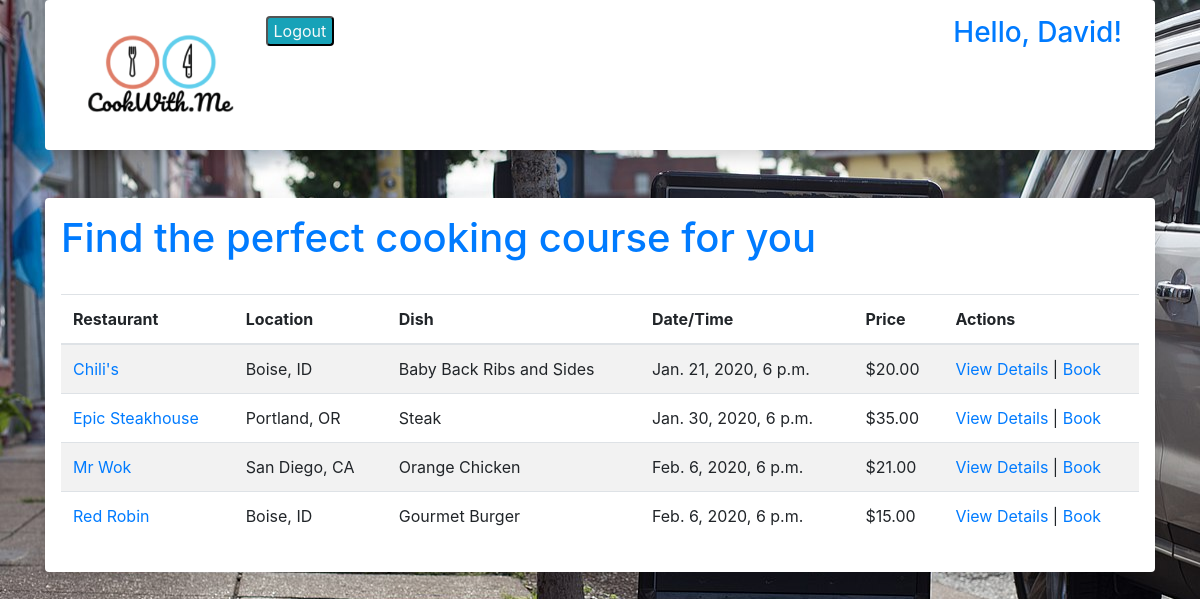
The app's page /bookings (signed in) with its own data.
### cook_with_me_app/models.py (models this page shows)
class User(models.Model):
    restaurant_manager = models.BooleanField(default=False)
    first_name = models.CharField(max_length=55)
    last_name = models.CharField(max_length=55)
    email = models.CharField(max_length=155)
    password = models.CharField(max_length=155)
    created_at = models.DateTimeField(auto_now_add=True)
    updated_at = models.DateTimeField(auto_now=True)
    objects = UserManager()

class Course(models.Model):
    users = models.ManyToManyField(User, related_name="courses", default=None)
    restaurant = models.ForeignKey(Restaurant, related_name="courses", on_delete= models.CASCADE)
    dish = models.CharField(max_length=55)
    category = models.CharField(max_length=155)
    description = models.TextField()
    price = models.DecimalField(max_digits=6, decimal_places=2)
    time_slot = models.DateTimeField()
    available_slots = models.IntegerField()
    created_at = models.DateTimeField(auto_now_add=True)
    updated_at = models.DateTimeField(auto_now=True)

class Restaurant(models.Model):
    name = models.CharField(max_length=155)
    city = models.CharField(max_length=55)
    state = models.CharField(max_length=55)
    street = models.CharField(max_length=155)
    description = models.TextField()
    created_at = models.DateTimeField(auto_now_add=True)
    updated_at = models.DateTimeField(auto_now=True)
    objects = RestaurantManager()

### cook_with_me_app/views.py (the view)
# urls.py: path('bookings', views.bookings),
def bookings(request):
    context = {
        "all_courses": Course.objects.all(),
        "user": User.objects.get(id=request.session['userid'])
    }
    return render(request, "bookings.html", context)

### cook_with_me_app/templates/bookings.html (shortened to what this page needs)
<!DOCTYPE html>
<html lang="en">
<head>
    <link rel="stylesheet" href="https://stackpath.bootstrapcdn.com/bootstrap/4.4.1/css/bootstrap.min.css">
    {% load static %}
</head>
<body>
    <div class="container">
        <div class="shadow p-3 mb-5 bg-white rounded">
            <div class="leftside">
                <a href="/"><img src="{% static '/images/logo.png' %}"width="200" class="d-inline-block align-top" alt="cook with me logo"></a>
                <a href="/logout"><input type="button" value="Logout" class="text-light bg-info rounded"></a>
            </div>
            <div class="rightside">
                <h3 class="text-primary">Hello, {{user.first_name}}!</h3>
            </div>
        </div>
        <div class="shadow p-3 mb-5 bg-white rounded">
            <h1 class="text-primary">Find the perfect cooking course for you</h1>
            <br>
            <table class="table table-striped">
                <thead class="thread-dark">
                    <tr>
                        <th scope="col">Restaurant</th>
                        <th scope="col">Location</th>
                        <th scope="col">Dish</th>
                        <th scope="col">Date/Time</th>
                        <th scope="col">Price</th>
                        <th scope="col">Actions</th>
                    </tr>
                </thead>
                <tbody>
                    {% for course in all_courses %}
                    <tr scope="row">
                        <td><a href="/restaurant/{{course.id}}" name="course_id">{{course.restaurant.name}}</a></td>
                        <td>{{course.restaurant.city}}, {{course.restaurant.state}}</td>
                        <td>{{course.dish}}</td>
                        <td>{{course.time_slot}}</td>
                        <td>${{course.price}}</td>
                        <td><a href="" name="">View Details</a> | <a href="" name="">Book</a></td>
                    </tr>
                    {% endfor %}
                </tbody>
            </table>
        </div>
    </div>
</body>
</html>

### records on screen
User: first_name "David"
Course: restaurant.name "Chili's", restaurant.city "Boise", restaurant.state "ID", dish "Baby Back Ribs and Sides", time_slot "Jan. 21, 2020, 6 p.m.", price "20.00"
Course: restaurant.name "Epic Steakhouse", restaurant.city "Portland", restaurant.state "OR", dish "Steak", time_slot "Jan. 30, 2020, 6 p.m.", price "35.00"
Course: restaurant.name "Mr Wok", restaurant.city "San Diego", restaurant.state "CA", dish "Orange Chicken", time_slot "Feb. 6, 2020, 6 p.m.", price "21.00"
Course: restaurant.name "Red Robin", restaurant.city "Boise", restaurant.state "ID", dish "Gourmet Burger", time_slot "Feb. 6, 2020, 6 p.m.", price "15.00"
